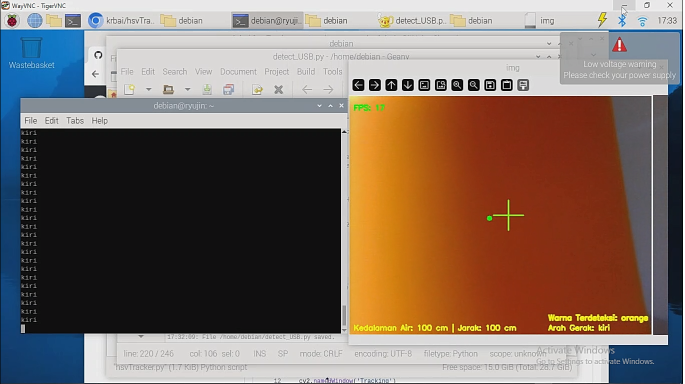
#> input picture orange_1.png, 1369 x 768 px, given in place of the camera (shown at 1/2 size)
$ python jarakFoto.py
#> lines starting #> are read from the running program, lines starting #| are printed output that depends on the picture; after the words box and inside, x2 and y2 are one past the last pixel; in counts of white or black regions, pixels touching at a corner belong together
import cv2 as cv
import numpy as np
from PIL import Image

def nothing(x):
  pass

# cap = cv.VideoCapture(r"C:\Users\fredy\Downloads\jarak\jarak2.mp4")

cap = cv.VideoCapture(0)

while True:
  lab = {
    "x": [],
    "color": []
  }

  ret, frame = cap.read()
#> frame is the input picture: shape (768, 1369, 3); mean B, G, R 98.6, 108.3, 125.3
  if not ret:
    break  # Break the loop if no frame is read

  # Calculate the new height and width (50% of original)
  new_height = int(frame.shape[0] * 0.5)
#> new_height = 384
  new_width = int(frame.shape[1] * 0.5)
#> new_width = 684

  # Resize the frame
  resized_frame = cv.resize(frame, (new_width, new_height))
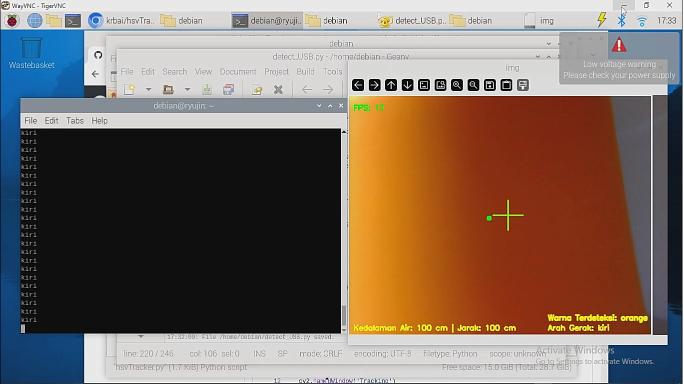
#> resized_frame: shape (384, 684, 3); mean B, G, R 98.6, 108.3, 125.3

  hsv = cv.cvtColor(resized_frame, cv.COLOR_BGR2HSV)
#> hsv: shape (384, 684, 3); mean H, S, V 67.7, 80.9, 134.9

  lower_bound = np.array([0, 100, 100])
  # upper_bound = np.array([30, 255, 255])
  upper_bound = np.array([255, 255, 255])

  # Create mask and result
  mask = cv.inRange(hsv, lower_bound, upper_bound)
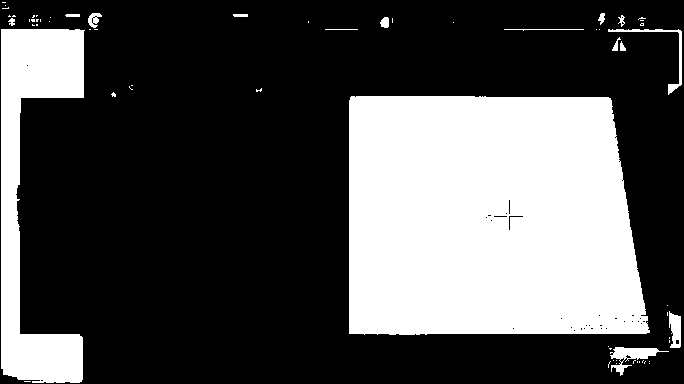
#> mask: shape (384, 684); 31.4% white; 63 white regions (47 under 20 px), largest, box (x1, y1, x2, y2) and area: (349, 96, 650, 335) 66524, (1, 29, 85, 383) 13926, (610, 347, 669, 376) 585
  res = cv.bitwise_and(resized_frame, resized_frame, mask=mask)
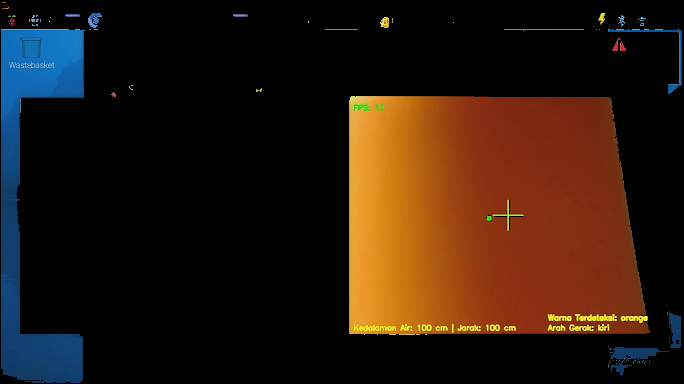
#> res: shape (384, 684, 3); mean B, G, R 14.2, 24.9, 42

  # Convert mask to LAB space
  mask_lab = cv.cvtColor(mask, cv.COLOR_GRAY2BGR)
  mask_lab_pil = Image.fromarray(mask_lab)
  mask_lab_pil = mask_lab_pil.convert("LAB")
#> mask_lab_pil: PIL image 684x384 LAB; mean of channels 0, 1, 2 80.2, 0, 0

  #######################
  tinggi_tengah = resized_frame.shape[0] // 2
#> tinggi_tengah = 192
  for x in range(resized_frame.shape[1]):
    lab_value = mask_lab_pil.getpixel((x, tinggi_tengah))

    L = lab_value[0]

    # Append the values to the dictionary
    lab["x"].append(x)
    if L == 0:
      lab["color"].append(0)
    else:
      lab["color"].append(1)
#> this loop made 684 passes
#> (lab_value, L) on passes 1 to 3: ((0, 128, 128), 0), ((255, 128, 128), 255), ((255, 128, 128), 255)

  # Display combined image with trackbars
  combined = np.hstack((resized_frame, mask_lab, res))
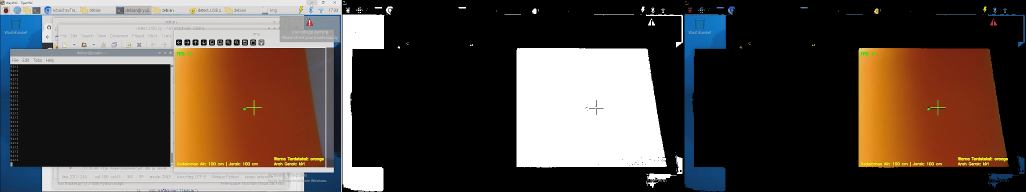
#> combined: shape (384, 2052, 3) (shown at 1/2 size); mean B, G, R 64.3, 71.1, 82.5
  cv.imshow('Tracking', combined)

  key = cv.waitKey(1)
#> (key Esc is pressed here)
  if key == 27:
    break
  b = []
  for i in range(len(lab["color"])-1):
    if lab["color"][i] != lab["color"][i+1]:
      b.append(i)

  if len(b) == 4:
    # print(b)
    # print(b[2]-b[1])
    jarak = cv.line(res, (b[1], tinggi_tengah), (b[2], tinggi_tengah), (0, 0, 255), 10)
    jarak = cv.circle(jarak, ((b[1]+b[2])//2, tinggi_tengah), 10, (255, 255, 255), thickness=-1)
    if (b[1]+b[2])//2 < jarak.shape[1]//2 and abs((b[1]+b[2])//2 - jarak.shape[1]//2) > 10:
      print("kiri")
    elif (b[1]+b[2])//2 > jarak.shape[1]//2 and abs((b[1]+b[2])//2 - jarak.shape[1]//2) > 10:
      print("kanan")
    else:
      print("maju")
    cv.imshow("jarak", jarak)
  # time.sleep(0.5)

cv.destroyAllWindows()

$ run again, on red_1.png
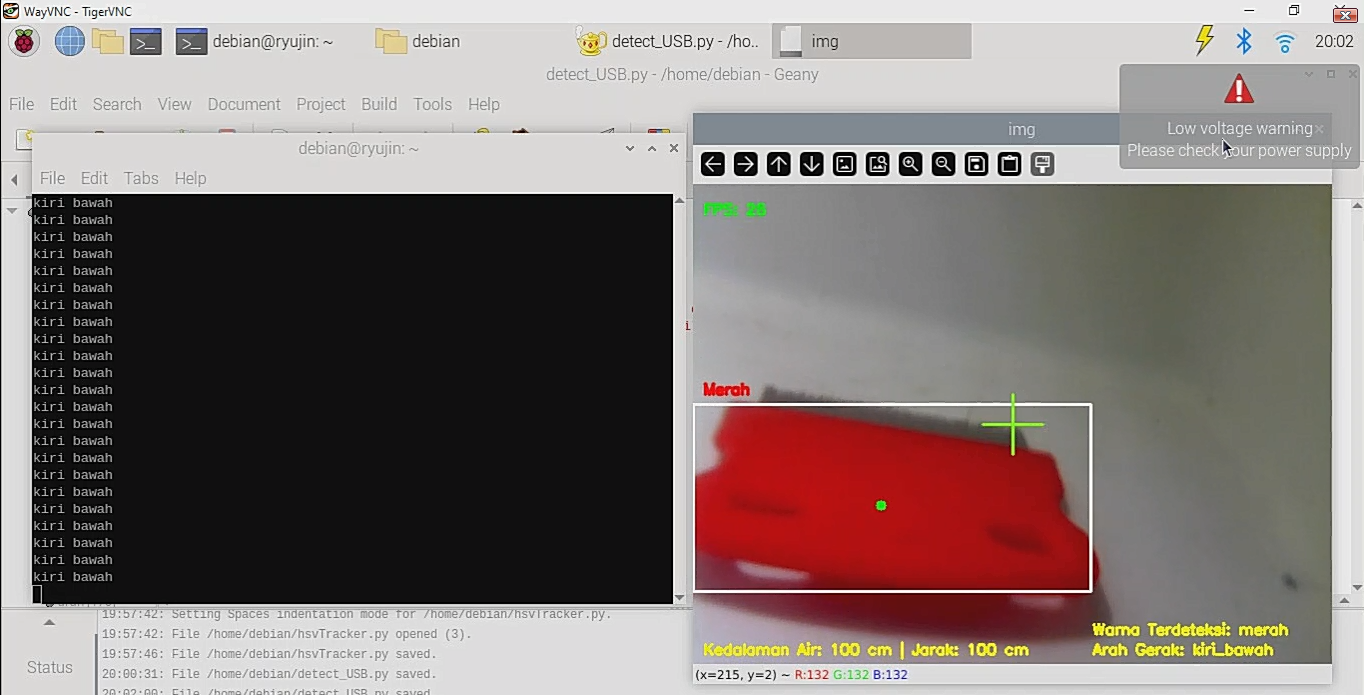
#> input picture red_1.png, 1366 x 695 px, given in place of the camera
#> frame is the input picture: shape (695, 1366, 3); mean B, G, R 116.5, 118.7, 129.6
#> hsv: shape (347, 683, 3); mean H, S, V 69.6, 29.1, 130.4
#> `mask = cv.inRange(hsv, lower_bound, upper_bound)`:
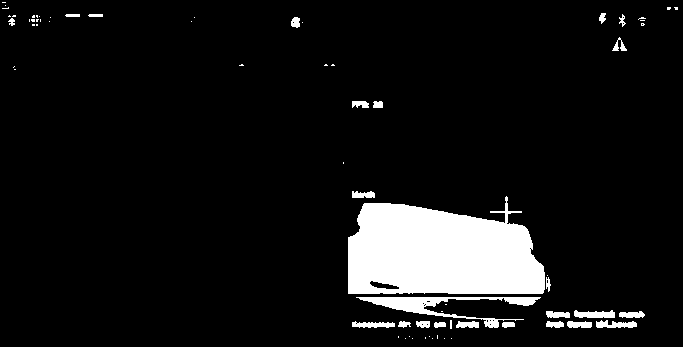
#> mask: shape (347, 683); 8.1% white; 69 white regions (44 under 20 px), largest, box (x1, y1, x2, y2) and area: (348, 196, 545, 294) 15056, (356, 297, 541, 328) 1572, (574, 310, 615, 318) 251
#> mask_lab_pil: PIL image 683x347 LAB; mean of channels 0, 1, 2 20.6, 0, 0
#> `combined = np.hstack((resized_frame, mask_lab, res))`:
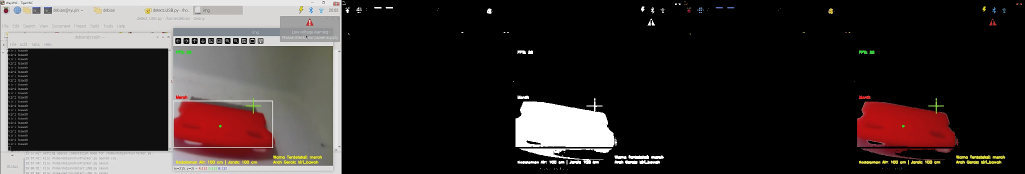
#> combined: shape (347, 2049, 3) (shown at 1/2 size); mean B, G, R 46.5, 47.6, 54.4

$ run again, on red_2.png
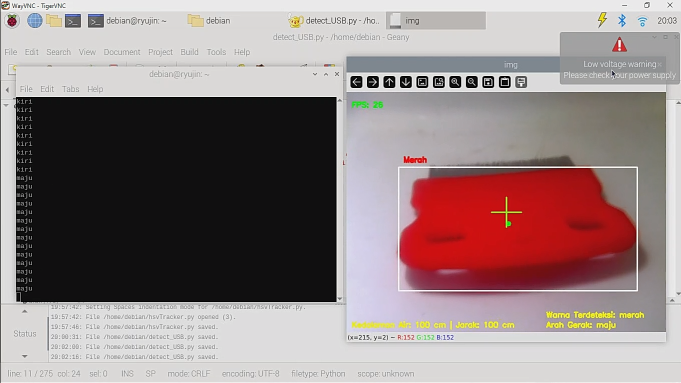
#> input picture red_2.png, 1362 x 766 px, given in place of the camera (shown at 1/2 size)
#> frame is the input picture: shape (766, 1362, 3); mean B, G, R 131.4, 131, 146.9
#> hsv: shape (383, 681, 3); mean H, S, V 80.9, 32, 148.1
#> `mask = cv.inRange(hsv, lower_bound, upper_bound)`:
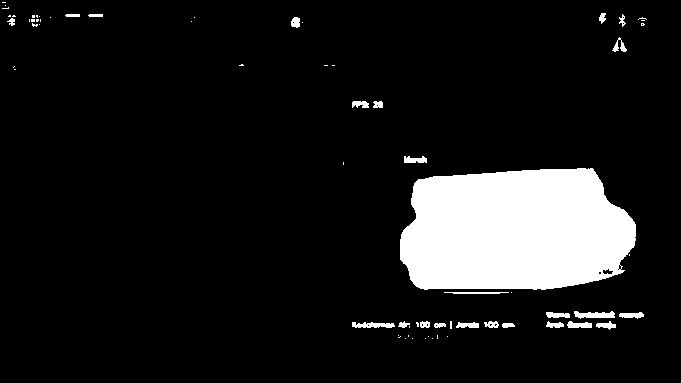
#> mask: shape (383, 681); 10.2% white; 67 white regions (42 under 20 px), largest, box (x1, y1, x2, y2) and area: (400, 168, 636, 290) 24261, (574, 311, 615, 319) 220, (352, 322, 395, 328) 189
#> mask_lab_pil: PIL image 681x383 LAB; mean of channels 0, 1, 2 26, 0, 0
#> `combined = np.hstack((resized_frame, mask_lab, res))`:
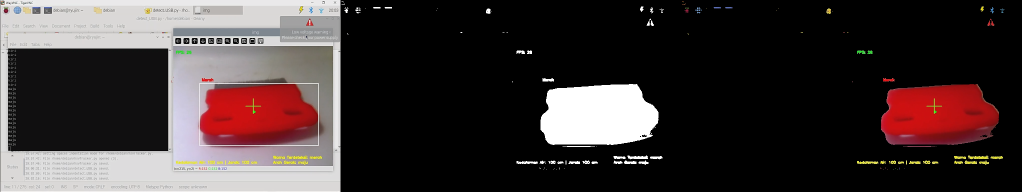
#> combined: shape (383, 2043, 3) (shown at 1/2 size); mean B, G, R 53.5, 53.6, 63.4
